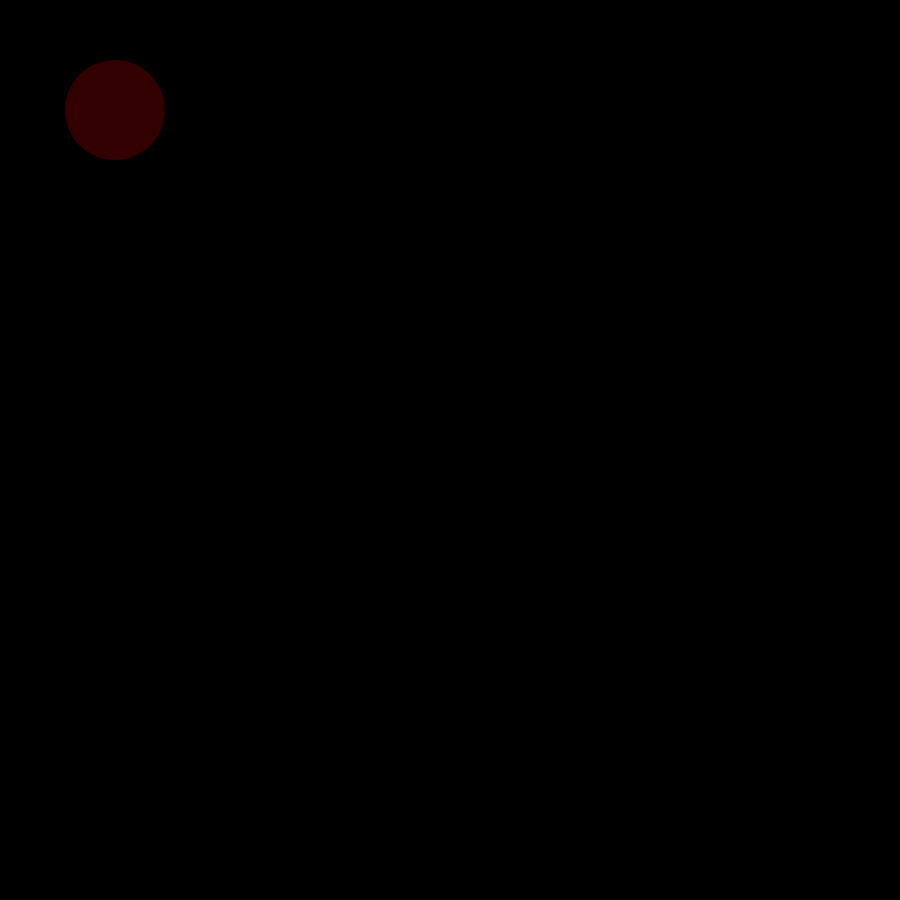
Frame 1 (no input)
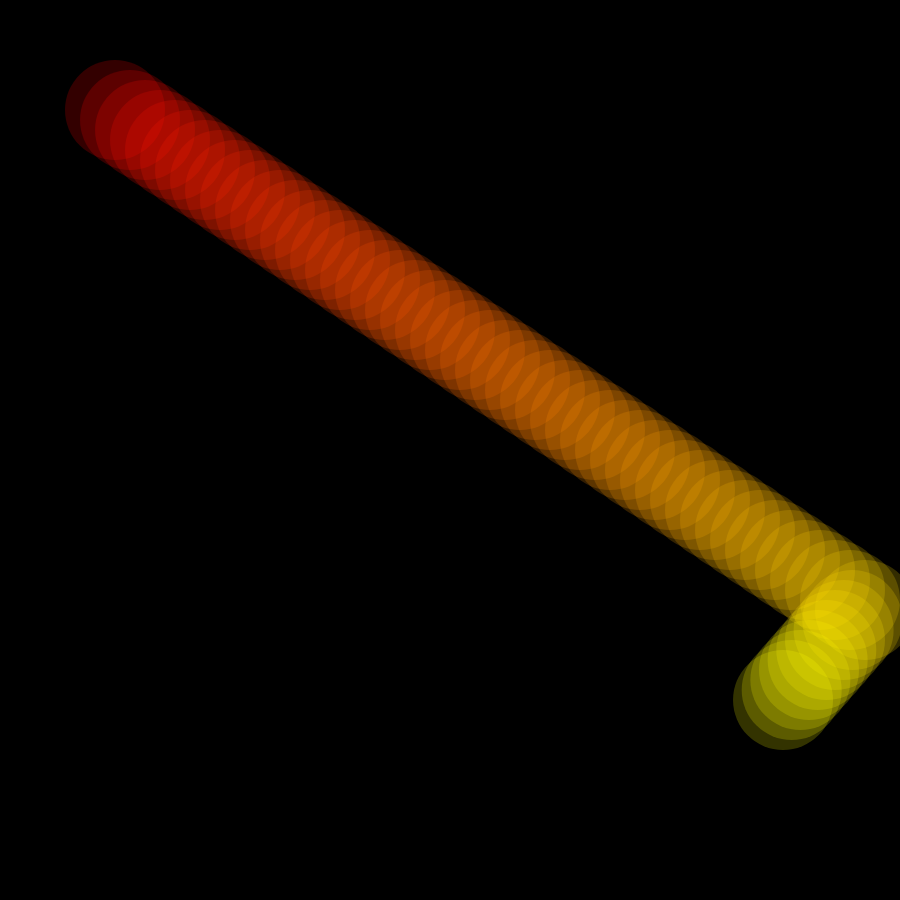
Frame 60 (no input)
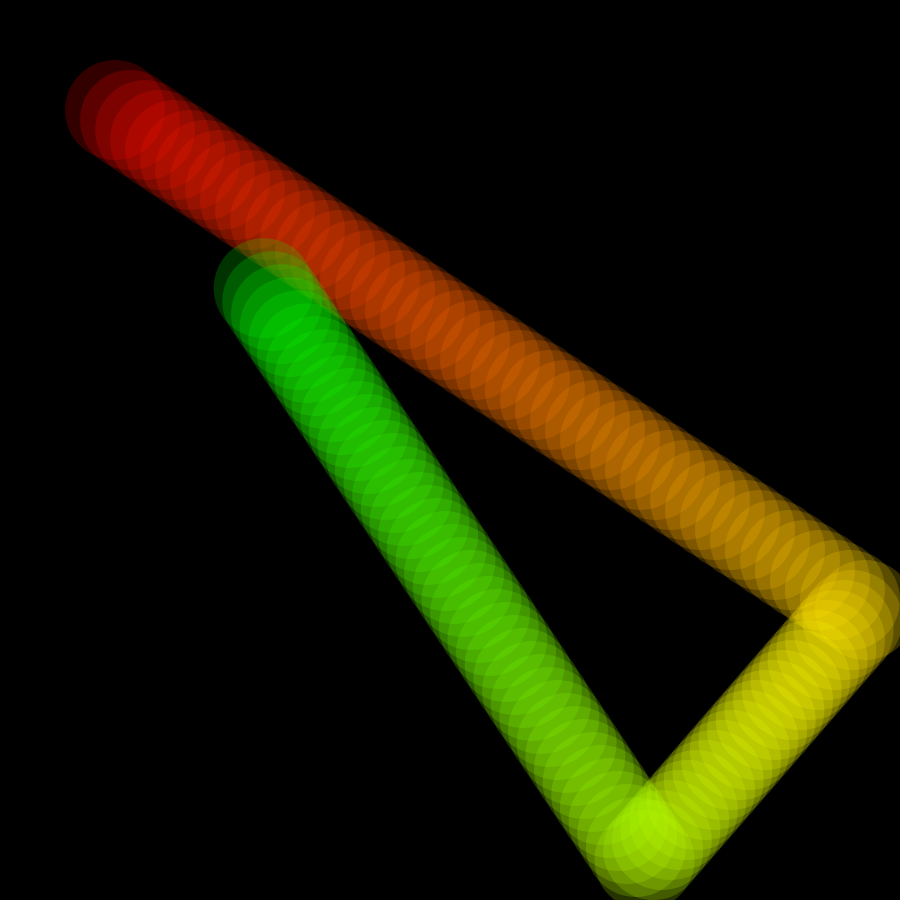
Frame 120 (the mouse pressed at the canvas centre since frame 60)

The p5.js sketch that drew these frames (run headless with seeded random() and noise() and a simulated clock; from frame 60 on, the mouse is pressed at the canvas centre):

// p5.js sketch
// ── sketch.js
let circleX = 100;
let circleY = 100;
let speedX = 15;
let speedY = 10;
const diameter = 100;
const radius = diameter / 2;
const minSpeed = 7;
const maxSpeed = 15;
let color = 0;
const colorIncrementer = 1;
const alpha = 0.2;

function setup(){
    createCanvas(900, 900);
    noStroke();
    colorMode(HSL);
    background(0);
}

function draw(){
    circleX += speedX;
    circleY += speedY;
    color = (color + colorIncrementer) % 360

    fill(color, 100, 50, alpha)
    circle(circleX, circleY, diameter);

    checkCollision();
}

function checkCollision(){
    if (hitRightBorder())
        speedX = -random(minSpeed, maxSpeed);
    else if(hitLeftBorder())
        speedX = random(minSpeed, maxSpeed);

    if (hitBottomBorder())
        speedY = -random(minSpeed, maxSpeed);
    else if(hitTopBorder())
        speedY = random(minSpeed, maxSpeed);
}

function hitRightBorder(){
    return circleX + radius > width;
}

function hitLeftBorder(){
    return circleX - radius < 0;
}

function hitBottomBorder(){
    return circleY + radius > height;
}

function hitTopBorder(){
    return circleY - radius < 0;
}
